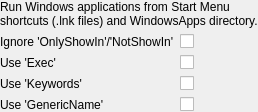
<?xml version="1.0" encoding="UTF-8"?>
<ui version="4.0">
 <class>ConfigWidget</class>
 <widget class="QWidget" name="ConfigWidget">
  <layout class="QVBoxLayout" name="verticallayout_2">
   <property name="leftMargin">
    <number>0</number>
   </property>
   <property name="topMargin">
    <number>0</number>
   </property>
   <property name="rightMargin">
    <number>0</number>
   </property>
   <property name="bottomMargin">
    <number>0</number>
   </property>
   <item>
    <widget class="QLabel" name="label">
     <property name="text">
      <string>Run Windows applications from Start Menu shortcuts (.lnk files) and WindowsApps directory.</string>
     </property>
     <property name="textFormat">
      <enum>Qt::PlainText</enum>
     </property>
     <property name="wordWrap">
      <bool>true</bool>
     </property>
    </widget>
   </item>
   <item>
    <layout class="QFormLayout" name="formLayout">
     <item row="0" column="0">
      <widget class="QLabel" name="label_2">
       <property name="text">
        <string>Ignore 'OnlyShowIn'/'NotShowIn'</string>
       </property>
      </widget>
     </item>
     <item row="0" column="1">
      <widget class="QCheckBox" name="checkBox_ignoreShowInKeys">
       <property name="sizePolicy">
        <sizepolicy hsizetype="Fixed" vsizetype="Fixed">
         <horstretch>0</horstretch>
         <verstretch>0</verstretch>
        </sizepolicy>
       </property>
       <property name="text">
        <string/>
       </property>
      </widget>
     </item>
     <item row="1" column="0">
      <widget class="QLabel" name="label_3">
       <property name="text">
        <string>Use 'Exec'</string>
       </property>
      </widget>
     </item>
     <item row="1" column="1">
      <widget class="QCheckBox" name="checkBox_useExec">
       <property name="sizePolicy">
        <sizepolicy hsizetype="Fixed" vsizetype="Fixed">
         <horstretch>0</horstretch>
         <verstretch>0</verstretch>
        </sizepolicy>
       </property>
       <property name="text">
        <string/>
       </property>
      </widget>
     </item>
     <item row="2" column="0">
      <widget class="QLabel" name="label_4">
       <property name="text">
        <string>Use 'Keywords'</string>
       </property>
      </widget>
     </item>
     <item row="2" column="1">
      <widget class="QCheckBox" name="checkBox_useKeywords">
       <property name="sizePolicy">
        <sizepolicy hsizetype="Fixed" vsizetype="Fixed">
         <horstretch>0</horstretch>
         <verstretch>0</verstretch>
        </sizepolicy>
       </property>
       <property name="text">
        <string/>
       </property>
      </widget>
     </item>
     <item row="3" column="0">
      <widget class="QLabel" name="label_5">
       <property name="text">
        <string>Use 'GenericName'</string>
       </property>
      </widget>
     </item>
     <item row="3" column="1">
      <widget class="QCheckBox" name="checkBox_useGenericName">
       <property name="sizePolicy">
        <sizepolicy hsizetype="Fixed" vsizetype="Fixed">
         <horstretch>0</horstretch>
         <verstretch>0</verstretch>
        </sizepolicy>
       </property>
       <property name="text">
        <string/>
       </property>
      </widget>
     </item>
    </layout>
   </item>
   <item>
    <spacer name="verticalSpacer">
     <property name="orientation">
      <enum>Qt::Vertical</enum>
     </property>
     <property name="sizeHint" stdset="0">
      <size>
       <width>0</width>
       <height>0</height>
      </size>
     </property>
    </spacer>
   </item>
  </layout>
 </widget>
 <resources/>
 <connections/>
</ui>
